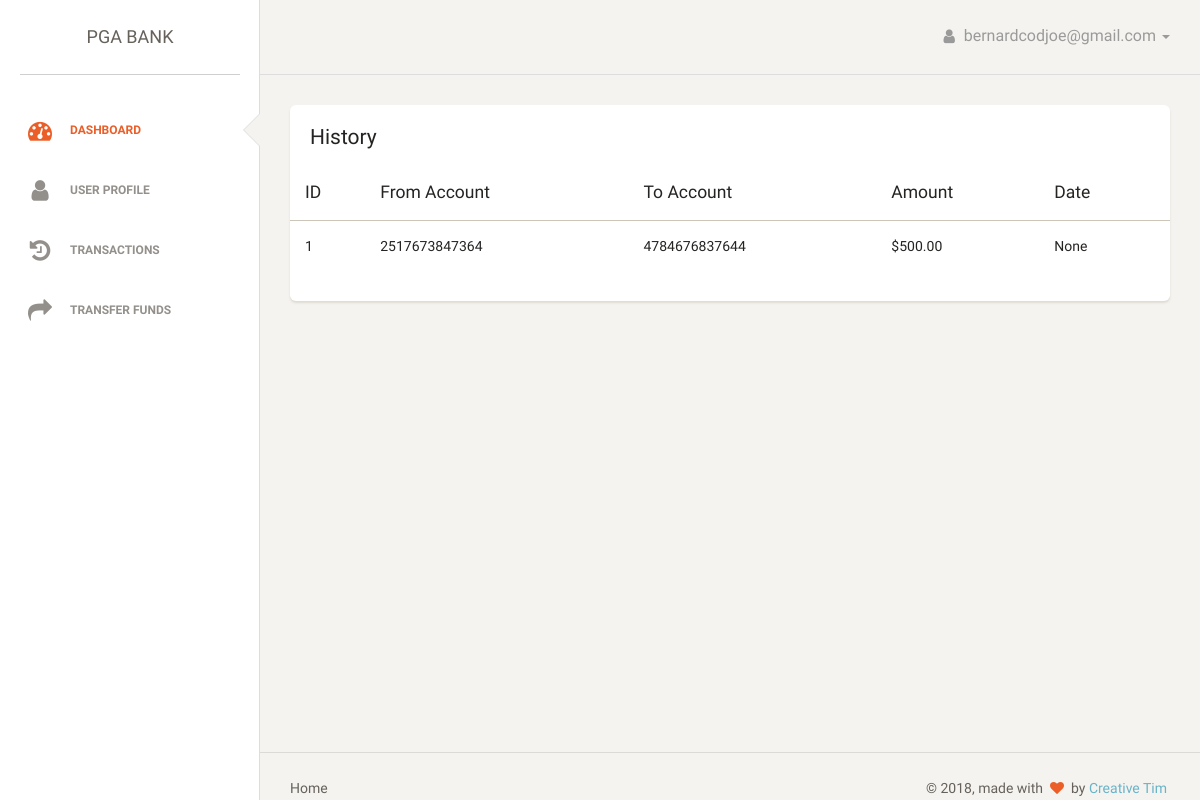
/customers/history (signed in), run on an earlier commit of the app's database.
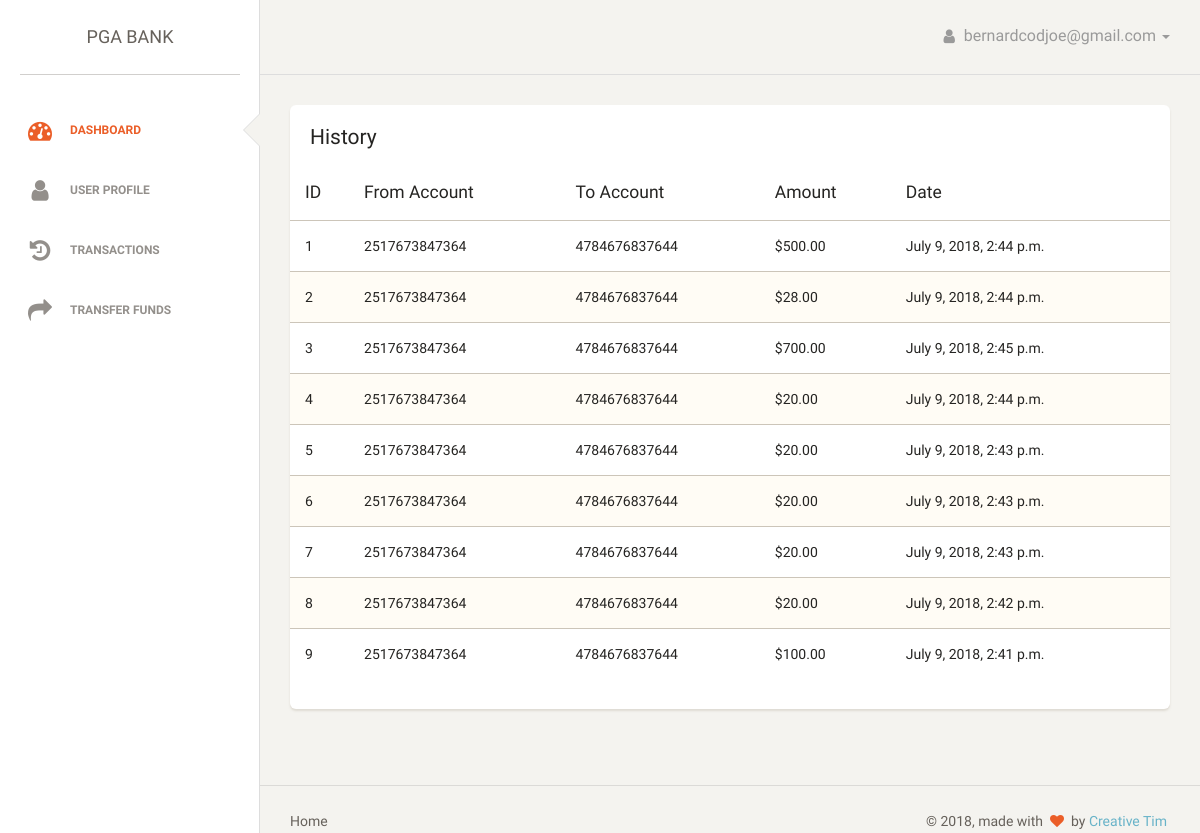
And on a later commit of the database.
### customers/models.py (models this page shows, shortened)
class Transaction(models.Model):
    owner = models.ForeignKey(settings.AUTH_USER_MODEL, on_delete=models.CASCADE, blank=True, null=True)
    from_account = models.CharField(max_length=13)
    to_account = models.CharField(max_length=13)
    amount = models.DecimalField(max_digits=10, decimal_places=2)
    date_created = models.DateTimeField(blank=True, default=datetime.datetime.now)

### customers/views.py (the view)
# urls.py: path('history', views.history, name='history'),
@login_required(login_url='../../accounts/login/')
def history(request):
    transaction = Transaction.objects.filter(owner=request.user)#.order_by(date_created)
    return render(request, "customers/transactions.html", {'transaction': transaction})

### accounts/models.py (called while the page is built)
    @property
    def is_active(self):
        return self.active

### customers/templates/customers/transactions.html (shortened to what this page needs)
{% extends "customers/base.html" %}
{% block content %}
<div class="row">
        <div class="col-lg-12">
            <div class="card">
                <div class="header">
                    <h4 class="title">History</h4>
                </div>
                <div class="content table-responsive table-full-width">
                    <table class="table table-striped">
                        <thead>
                        <th>ID</th>
                        <th>From Account</th>
                        <th>To Account</th>
                        <th>Amount</th>
                        <th>Date</th>
                        </thead>
                        <tbody>
                            {% for item in transaction  %}
                                <tr>
                                    <td>{{ item.id }}</td>
                                    <td>{{ item.from_account }}</td>
                                    <td>{{ item.to_account }}</td>
                                    <td>${{ item.amount }}</td>
                                    <td>{{ item.date_created }}</td>
                                </tr>
                            {% endfor %}
                        </tbody>
                    </table>
                </div>
            </div>
        </div>
    </div>
{% endblock %}

What changed in the data, as far as the page shows it:
changed Transaction id 1: date_created "None" → "July 9, 2018, 2:44 p.m."
added Transaction: id "2", from_account "2517673847364", to_account "4784676837644", amount "28.00", date_created "July 9, 2018, 2:44 p.m."
added Transaction: id "3", from_account "2517673847364", to_account "4784676837644", amount "700.00", date_created "July 9, 2018, 2:45 p.m."
added Transaction: id "4", from_account "2517673847364", to_account "4784676837644", amount "20.00", date_created "July 9, 2018, 2:44 p.m."
added Transaction: id "5", from_account "2517673847364", to_account "4784676837644", amount "20.00", date_created "July 9, 2018, 2:43 p.m."
added Transaction: id "6", from_account "2517673847364", to_account "4784676837644", amount "20.00", date_created "July 9, 2018, 2:43 p.m."
added Transaction: id "7", from_account "2517673847364", to_account "4784676837644", amount "20.00", date_created "July 9, 2018, 2:43 p.m."
added Transaction: id "8", from_account "2517673847364", to_account "4784676837644", amount "20.00", date_created "July 9, 2018, 2:42 p.m."
added Transaction: id "9", from_account "2517673847364", to_account "4784676837644", amount "100.00", date_created "July 9, 2018, 2:41 p.m."
